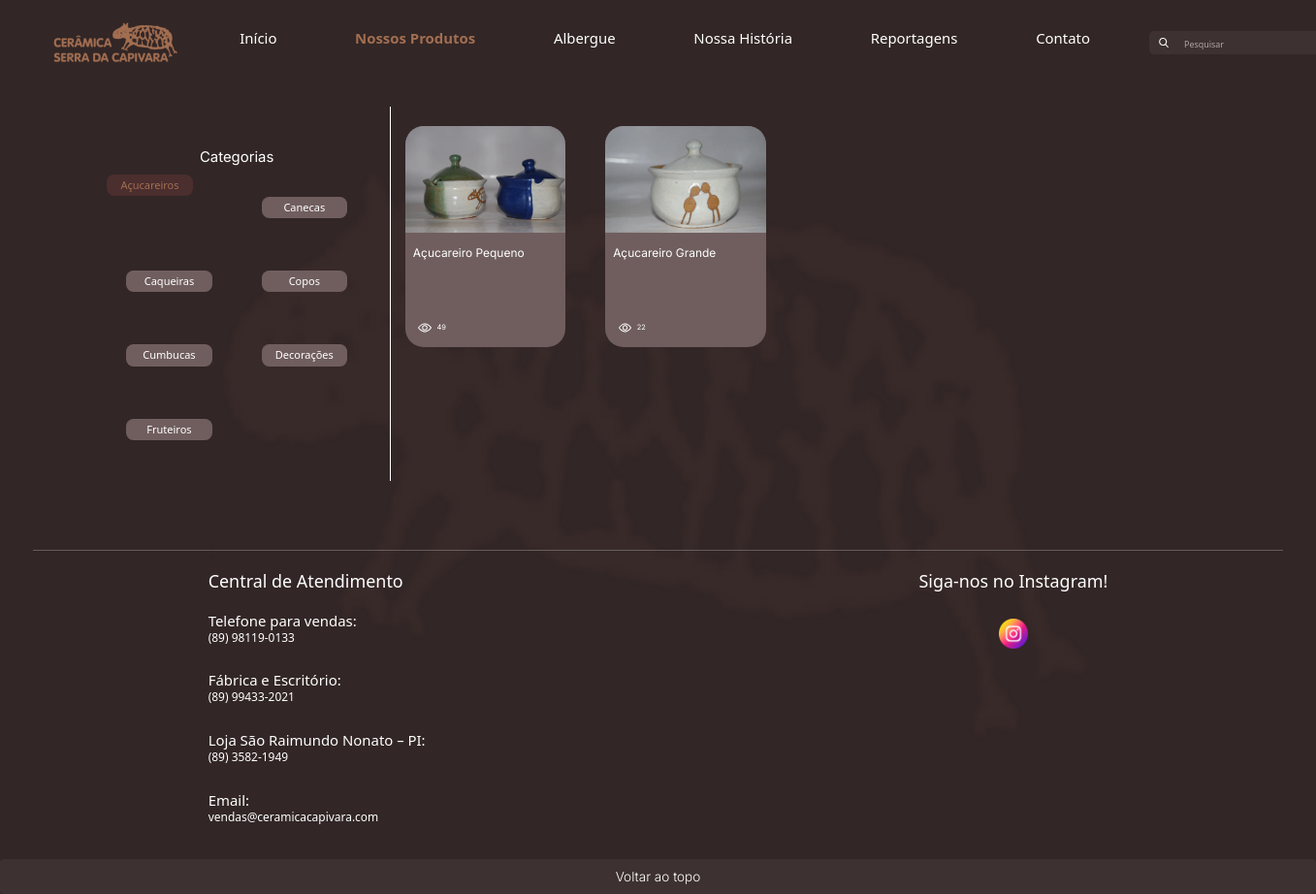
The app's page /produtos/28/, older data.
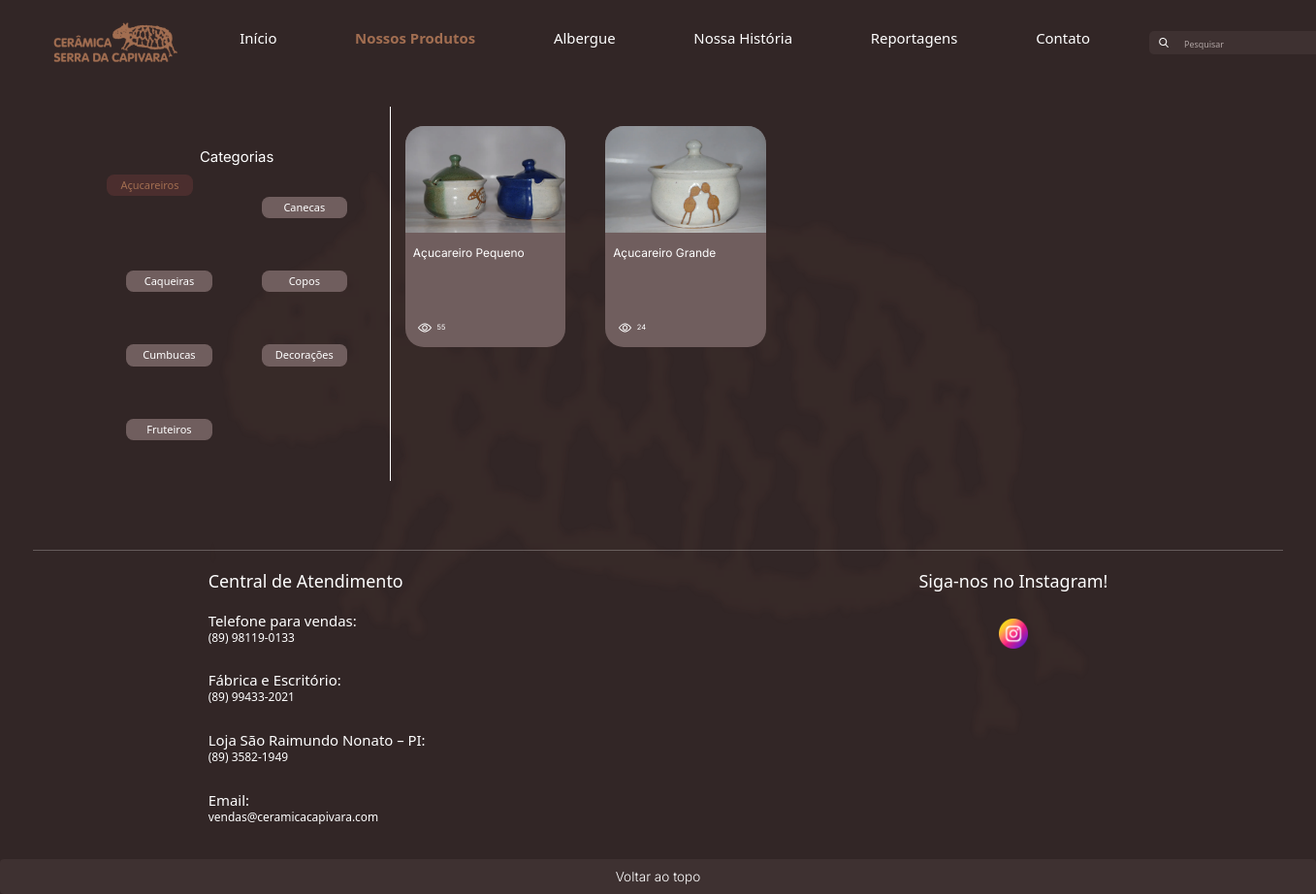
The same page, newer data.
### gestao/models.py (models this page shows, shortened)
class Category(models.Model):
    name = models.CharField(max_length=100, unique=True)
    photo = models.ImageField(upload_to='categorias_fotos/', blank=False, default='null')

class Product(models.Model):
    name = models.CharField(max_length=200, unique=True)
    code = models.CharField(max_length=50, unique=True)
    size = models.CharField(max_length=255)
    category = models.ForeignKey(
        Category,
        on_delete=models.SET_NULL,
        null=True,
        blank = True,
        )
    views = models.PositiveIntegerField(default=0)
    photos = models.JSONField(default=list, blank=False)

### backend/views.py (the view)
# urls.py: path('produtos/<int:category_id>/', views.produtos, name='produtos'),
def produtos(request, category_id=None):
    if category_id is None:
        category_id = Category.objects.first()
        return redirect('produtos', category_id=category_id.id)
    category = get_object_or_404(Category, id=category_id)
    products = Product.objects.filter(category=category).order_by('-views')
    categories = Category.objects.all().order_by('name')
    context = {
        'categories': categories,
        'products': products,
        'category': category,
    }
    return render(request, 'produtos.html', context)

### backend/templates/produtos.html (shortened to what this page needs)
{% extends "base.html" %} {% load static %}
    {% block css %}
    <link
      rel="stylesheet"
      type="text/css"
      href="{% static 'css/galeria.css' %}"
    />
    {% endblock %}
    {% block 'dashboard' %}
    <div class="category-button-container-horizontal">
      <div>
        <h1 class="category-text-buttons-container s20">Categorias</h1>
        <div class="category-button-container">
          {% for categoria in categories %} {% if categoria.id == category.id %}
          <button class="category-button-disabled" aria-disabled="true">
            {{ categoria.name }}
          </button>
          {% else %}
          <a href="{% url 'produtos' category_id=categoria.id %}">
            <button class="category-button">{{ categoria.name }}</button>
          </a>
          {% endif %} {% endfor %}
        </div>
      </div>
      <div class="product-container">
        <div class="product-horizontal">
          {% for product in products %}
          <div class="product-vertical">
            <a
              href="{% url 'produto' category_id=category.id product_id=product.id %}"
            >
              <div class="product-card" data-product-id="{{ product.id }}">
                {% if product.photos %}
                <img
                  src="../../media/{{ product.photos.0 }}"
                  alt="Imagem de {{ product.name }}"
                  class="product-photo-card"
                />
                {% else %}
                <p>Sem Imagens</p>
                {% endif %}
                <h3 class="product-text unselectable s16">
                  {{ product.name }}
                </h3>
                <div class="views-horizontal">
                  <img
                    src="../../media/icon/view.svg"
                    class="view-icon-img unselectable"
                    alt="view icon"
                  />
                  <h7 class="product-views-text unselectable s10"
                    >{{ product.views }}</h7
                  >
                </div>
              </div>
            </a>
          </div>
          {% endfor %}
        </div>
      </div>
    </div>
    <div id="react-footer"></div>
    {% endblock %}

### templates/base.html (shortened to what this page needs)
{% load static %}
<!DOCTYPE html>
<html lang="pt-br">
  <head>
    {% block css %} {% endblock %}
    <link
      rel="stylesheet"
      type="text/css"
      href="{% static 'css/variables.css' %}"
    />
    <link
      rel="stylesheet"
      type="text/css"
      href="{% static 'css/atributos.css' %}"
    />
    <link
      rel="stylesheet"
      type="text/css"
      href="{% static 'css/buttons.css' %}"
    />
    <link
      rel="stylesheet"
      type="text/css"
      href="{% static 'css/carrinho.css' %}"
    />
    <link
      rel="stylesheet"
      type="text/css"
      href="{% static 'css/fontes.css' %}"
    />
    <link
      rel="stylesheet"
      type="text/css"
      href="{% static 'css/footer.css' %}"
    />
    <link
      rel="stylesheet"
      type="text/css"
      href="{% static 'css/forms.css' %}"
    />
    <link
      rel="stylesheet"
      type="text/css"
      href="{% static 'css/galeria.css' %}"
    />
    <link
      rel="stylesheet"
      type="text/css"
      href="{% static 'css/header.css' %}"
    />
    <link rel="stylesheet" type="text/css" href="{% static 'css/load.css' %}" />
    <link
      rel="stylesheet"
      type="text/css"
      href="{% static 'css/produtos.css' %}"
    />
    <link
      href="https://cdn.jsdelivr.net/npm/bootstrap@5.3.3/dist/css/bootstrap.min.css"
      rel="stylesheet"
    />
    <link rel="stylesheet" href="{% static 'clientes/css/home.css' %}" />
  </head>
  <body class="background">
    {% block header %}
    <img src="../media/icon/logo-grande.png" class="bg-logo" />
    <div id="react-header"></div>
    {% endblock %} {% block 'dashboard' %} {% endblock %}
  </body>
</html>

### static/css/galeria.css (style rules this page uses)
.background { width: 100%; height: 100%; background-color: var(--fundo); }
.bg-logo { position: fixed; width: 100%; height: 100%; scale: 0.7; filter: opacity(0.05); pointer-events: none; z-index: -1; }
.unselectable { user-select: none; }

### static/css/variables.css (style rules this page uses)
:root { --fundo: #322626; --texto: #ffffff; --texto-hover: #9f8272; --texto-click: #a26e51; --placeholder: #b0a4a3; --destaque: #3e3131; --botao-off: #705e5e; --botao-hover: #5c4646; --botao-click: #4b2e2e; --font-family: "Inter"; }

### static/css/footer.css (style rules this page uses)
#react-footer { width: 100%; }

### static/css/header.css (style rules this page uses)
#react-header { position: sticky; z-index: 999; top: 0; background-color: var(--fundo); width: 100%; max-width: 100%; }

### static/css/produtos.css (style rules this page uses)
.product-card { background-color: var(--botao-off); border-radius: 1.4vmax; display: flex; flex-direction: column; min-height: 12.2vmax; cursor: pointer; }
.product-text { margin-left: 0vmax; color: var(--texto); font-family: "Inter"; font-weight: 400; width: 100%; max-width: 12.2vmax; text-align: left; padding-left: 0.5rem; padding-right: 0.5rem; text-wrap: wrap; }
.product-views-text { margin-left: -0.5rem; color: var(--texto); font-family: "Inter"; font-weight: 400; width: 100%; text-align: left; padding-left: 1vmax; text-wrap: wrap; }
.views-horizontal { display: flex; flex-direction: row; flex-wrap: nowrap; gap: 0vmax; align-items: center; padding-left: 1vmax; padding-top: 4.07vmax; padding-bottom: 1vmax; }
.view-icon-img { width: 1vmax; fill: var(--texto); filter: invert(100%) sepia(100%) saturate(0%) hue-rotate(288deg) brightness(102%) contrast(102%); }
.product-photo-card { height: 8.13vmax; width: 12.2vmax; max-width: 12.2vmax; margin-bottom: 1vmax; border-radius: 1.4vmax 1.4vmax 0 0; z-index: 0; }
.product-container { width: 60vmax; height: 28.47vmax; overflow: scroll; }
.product-horizontal { display: grid; grid-template-columns: repeat(auto-fill, minmax(calc(25% - 0.81vmax), 1fr)); gap: 0.81vmax; row-gap: 2.44vmax; padding-left: 0em; padding-right: 0vmax; margin-top: 0; min-width: 100%; width: 100%; justify-content: start; }
.product-vertical { display: flex; flex-direction: column; box-sizing: border-box; align-items: center; justify-content: center; margin-left: 0vmax; }
.category-text-buttons-container { font-family: "Inter"; font-style: regular; font-weight: 400; color: var(--texto); padding-top: 3.25vmax; }
.category-button-container-horizontal { display: flex; flex-direction: row; flex-wrap: wrap; gap: 0vmax; padding-left: 8.13vmax; padding-right: 8.13vmax; margin-top: 1.63vmax; height: auto; width: 100%; text-align: center; }
.category-button-container { display: grid; grid-template-columns: repeat(2, 1fr); gap: 0.81vmax; width: auto; height: fit-content; }
.category-button { width: 6.51vmax; height: 1.63vmax; font-size: 0.81vmax; border: none; border-radius: 0.22vmax; background-color: var(--botao-off); color: var(--texto); cursor: pointer; border-radius: 0.56vmax; }
.category-button-disabled { width: 6.51vmax; height: 1.63vmax; font-size: 0.81vmax; border: none; border-radius: 0.22vmax; background-color: var(--botao-click); color: var(--texto-click); border-radius: 0.56vmax; cursor: default; pointer-events: none; }

### static/css/home.css (style rules this page uses)
h1 { text-align: center; }
a { color: white; text-decoration: none; padding: 20px; }

Row changes from the older to the newer data that the page shows:
changed Product "Açucareiro Pequeno": views "49" → "55"
changed Product "Açucareiro Grande": views "22" → "24"
